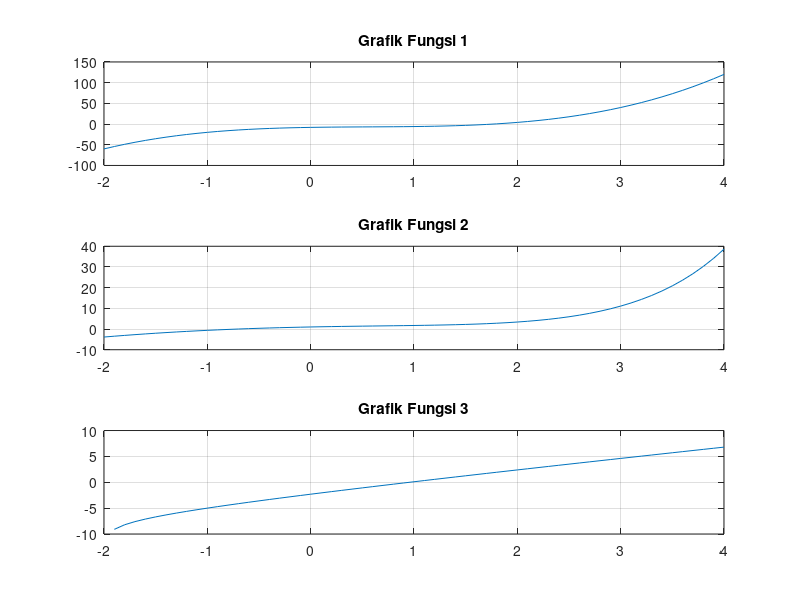

Write MATLAB code to recreate this figure.
f1 = @(x) 3*x.^3 - 5*x.^2 + 4*x - 7 - 1;
f2 = @(x) exp(x) - x.^2;
f3 = @(x) log(x + 2) + 2*x - 3;

x_range = -2:0.1:4;

figure(1);
subplot(3,1,1); plot(x_range, f1(x_range)); grid on; title('Grafik Fungsi 1');
subplot(3,1,2); plot(x_range, f2(x_range)); grid on; title('Grafik Fungsi 2');
subplot(3,1,3); plot(x_range, f3(x_range)); grid on; title('Grafik Fungsi 3');

funcs = {f1, f2, f3};
brackets = [1.5, 2.0; -1.0, 0.0; 1.0, 2.0];
tol = 0.0001;
max_iter = 20;

for k = 1:length(funcs)
    f = funcs{k};
    a = brackets(k,1); b = brackets(k,2);
    fprintf('\n--- Persamaan %d ---\n', k);

    % Biseksi
    a_bis = a; b_bis = b;
    for i = 1:max_iter
        c = (a_bis + b_bis) / 2;
        if abs(f(c)) < tol || (b_bis - a_bis)/2 < tol, break; end
        if f(a_bis) * f(c) < 0, b_bis = c; else, a_bis = c; end
    end
    fprintf('Biseksi: Akar = %.6f, Iterasi = %d\n', c, i);

    % Regula-Falsi
    a_rf = a; b_rf = b;
    for i = 1:max_iter
        c = b_rf - (f(b_rf) * (b_rf - a_rf)) / (f(b_rf) - f(a_rf));
        if abs(f(c)) < tol, break; end
        if f(a_rf) * f(c) < 0, b_rf = c; else, a_rf = c; end
    end
    fprintf('Regula-Falsi: Akar = %.6f, Iterasi = %d\n', c, i);
end
